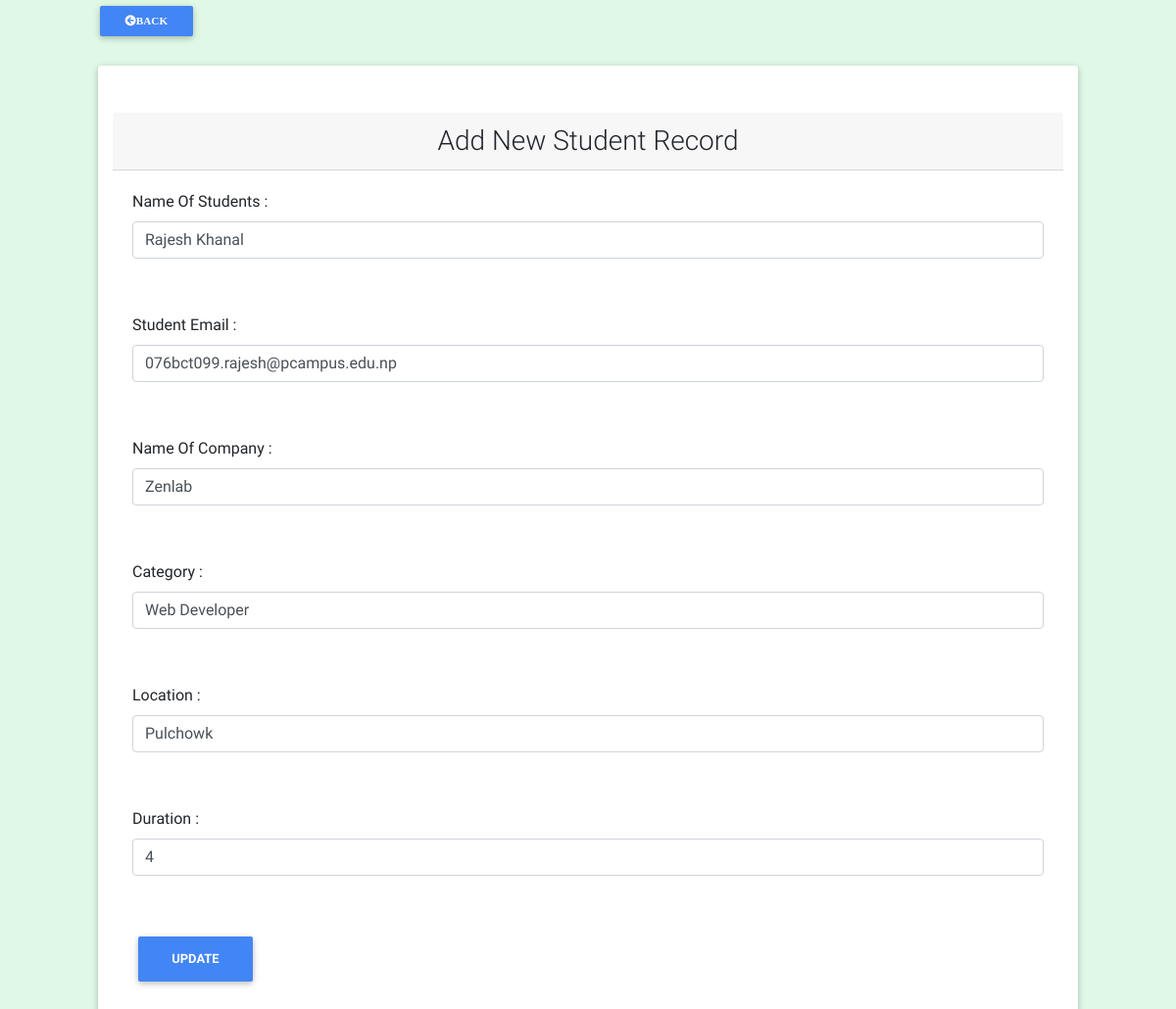
Screenshot of /admin/updatestudent.php?id=1 with the database file from the repository.
### tables this page shows
CREATE TABLE `student_location` (
  `id` int(11) NOT NULL,
  `name` varchar(50) NOT NULL,
  `email` varchar(50) NOT NULL,
  `company` varchar(50) NOT NULL,
  `address` varchar(50) NOT NULL,
  `category` varchar(50) NOT NULL,
  `duration` varchar(20) DEFAULT NULL,
  `added_at` date NOT NULL DEFAULT current_timestamp()
);

### admin/updatestudent.php (the view, shortened to what this page needs)
<?php
    require_once './includes/header.php';
    $id = $_SESSION['id'];
    $select = "SELECT * FROM student_location  WHERE id = $id";
    $query = $db->query($select);
    $result = [];
    while($results = $query->fetch_assoc()){
        $resul[] = $results;
        $result = $resul[0];
    }
?>
<div class="ml-5 pl-5">
 <a href="studentLocation.php" class="btn btn-primary btn-sm"><i class="fas fa-arrow-circle-left">Back</i></a>
</div>
<div class=" col-md-10 container my-4 card">
    <h3 class="text-center mt-5 card-header">Add New Student Record</h3>
    <form action="updatedstudent.php" method="POST">
        <div class="form-group card-body">
            <label for="exampleFormControlInput1">Name Of Students :</label>
            <input type="text" class="form-control" name="name" value="<?php echo $result['name']?>">
        </div>
        <div class="form-group card-body">
            <label for="exampleFormControlInput1">Student Email :</label>
            <input type="email" class="form-control" name="email" value = "<?php echo $result['email']?>">
        </div>
        <div class="form-group card-body">
            <label for="exampleFormControlInput1">Name Of Company :</label>
            <input type="text" class="form-control" name="company" value="<?php echo $result['company']?>">
        </div>
        <div class="form-group card-body">
            <label for="exampleFormControlInput1">Category :</label>
            <input type="text" class="form-control" name="category" value="<?php echo $result['category']?>">
        </div>
        <div class="form-group card-body">
            <label for="exampleFormControlInput1">Location :</label>
            <input type="text" class="form-control" name="address" value="<?php echo $result['address']?>">
        </div>
        <div class="form-group card-body">
            <label for="exampleFormControlInput1">Duration :</label>
            <input type="text" class="form-control" name="duration" value="<?php echo $result['duration']?>">
        </div>
        <div class="form-group card-body">
            <button type="submit" class="btn btn-primary font-weight-bold" name = "updateButton">Update</button>
        </div>
    </form>
</div>

### admin/includes/header.php (style rules this page uses)
html body { background-color: #E0F8E6; z-index: 1; }
a { margin: 10px; font-weight: 400; }

### rows the page displays
student_location: name "Rajesh Khanal", email "076bct099.rajesh@pcampus.edu.np", company "Zenlab", category "Web Developer", address "Pulchowk", duration "4"
